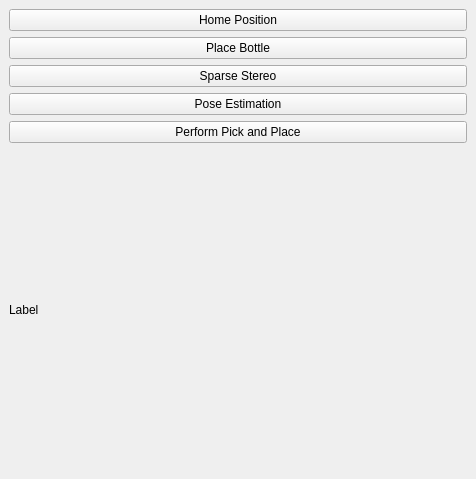
<?xml version="1.0" encoding="UTF-8"?>
<ui version="4.0">
 <class>SamplePlugin</class>
 <widget class="QDockWidget" name="SamplePlugin">
  <property name="geometry">
   <rect>
    <x>0</x>
    <y>0</y>
    <width>476</width>
    <height>479</height>
   </rect>
  </property>
  <property name="windowTitle">
   <string>Doc&amp;kWidget</string>
  </property>
  <widget class="QWidget" name="dockWidgetContents">
   <layout class="QVBoxLayout" name="verticalLayout_2">
    <item>
     <layout class="QVBoxLayout" name="verticalLayout">
      <item>
       <widget class="QPushButton" name="_btn_home">
        <property name="text">
         <string>Home Position</string>
        </property>
       </widget>
      </item>
      <item>
       <widget class="QPushButton" name="_btn_place">
        <property name="text">
         <string>Place Bottle</string>
        </property>
       </widget>
      </item>
      <item>
       <widget class="QPushButton" name="_btn_sparse">
        <property name="text">
         <string>Sparse Stereo</string>
        </property>
       </widget>
      </item>
      <item>
       <widget class="QPushButton" name="_btn_pose">
        <property name="text">
         <string>Pose Estimation</string>
        </property>
       </widget>
      </item>
      <item>
       <widget class="QPushButton" name="_performTask">
        <property name="text">
         <string>Perform Pick and Place</string>
        </property>
       </widget>
      </item>
      <item>
       <widget class="QLabel" name="_label">
        <property name="text">
         <string>Label</string>
        </property>
       </widget>
      </item>
     </layout>
    </item>
   </layout>
  </widget>
 </widget>
 <resources/>
 <connections/>
</ui>
